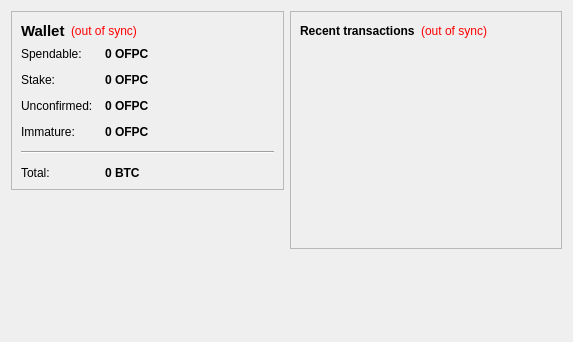
<?xml version="1.0" encoding="UTF-8"?>
<ui version="4.0">
 <class>OverviewPage</class>
 <widget class="QWidget" name="OverviewPage">
  <property name="geometry">
   <rect>
    <x>0</x>
    <y>0</y>
    <width>573</width>
    <height>342</height>
   </rect>
  </property>
  <property name="windowTitle">
   <string>Form</string>
  </property>
  <layout class="QHBoxLayout" name="horizontalLayout" stretch="1,1">
   <item>
    <layout class="QVBoxLayout" name="verticalLayout_2">
     <item>
      <widget class="QFrame" name="frame">
       <property name="frameShape">
        <enum>QFrame::StyledPanel</enum>
       </property>
       <property name="frameShadow">
        <enum>QFrame::Raised</enum>
       </property>
       <layout class="QVBoxLayout" name="verticalLayout_4">
        <item>
         <layout class="QHBoxLayout" name="horizontalLayout_4">
          <item>
           <widget class="QLabel" name="label_5">
            <property name="font">
             <font>
              <pointsize>11</pointsize>
              <weight>75</weight>
              <bold>true</bold>
             </font>
            </property>
            <property name="text">
             <string>Wallet</string>
            </property>
           </widget>
          </item>
          <item>
           <widget class="QLabel" name="labelWalletStatus">
            <property name="toolTip">
             <string>The displayed information may be out of date. Your wallet automatically synchronizes with the OfflinePartyCoin network after a connection is established, but this process has not completed yet.</string>
            </property>
            <property name="styleSheet">
             <string notr="true">QLabel { color: red; }</string>
            </property>
            <property name="text">
             <string notr="true">(out of sync)</string>
            </property>
            <property name="alignment">
             <set>Qt::AlignLeading|Qt::AlignLeft|Qt::AlignVCenter</set>
            </property>
           </widget>
          </item>
          <item>
           <spacer name="horizontalSpacer_2">
            <property name="orientation">
             <enum>Qt::Horizontal</enum>
            </property>
            <property name="sizeHint" stdset="0">
             <size>
              <width>40</width>
              <height>20</height>
             </size>
            </property>
           </spacer>
          </item>
         </layout>
        </item>
        <item>
         <layout class="QFormLayout" name="formLayout_2">
          <property name="fieldGrowthPolicy">
           <enum>QFormLayout::AllNonFixedFieldsGrow</enum>
          </property>
          <property name="horizontalSpacing">
           <number>12</number>
          </property>
          <property name="verticalSpacing">
           <number>12</number>
          </property>
          <item row="0" column="0">
           <widget class="QLabel" name="label">
            <property name="text">
             <string>Spendable:</string>
            </property>
           </widget>
          </item>
          <item row="0" column="1">
           <widget class="QLabel" name="labelBalance">
            <property name="font">
             <font>
              <weight>75</weight>
              <bold>true</bold>
             </font>
            </property>
            <property name="cursor">
             <cursorShape>IBeamCursor</cursorShape>
            </property>
            <property name="toolTip">
             <string>Your current spendable balance</string>
            </property>
            <property name="text">
             <string notr="true">0 OFPC</string>
            </property>
            <property name="textInteractionFlags">
             <set>Qt::LinksAccessibleByMouse|Qt::TextSelectableByKeyboard|Qt::TextSelectableByMouse</set>
            </property>
           </widget>
          </item>
          <item row="1" column="0">
           <widget class="QLabel" name="label_6">
            <property name="text">
             <string>Stake:</string>
            </property>
           </widget>
          </item>
          <item row="1" column="1">
           <widget class="QLabel" name="labelStake">
            <property name="font">
             <font>
              <weight>75</weight>
              <bold>true</bold>
             </font>
            </property>
            <property name="cursor">
             <cursorShape>IBeamCursor</cursorShape>
            </property>
            <property name="toolTip">
             <string>Total of coins that was staked, and do not yet count toward the current balance</string>
            </property>
            <property name="text">
             <string notr="true">0 OFPC</string>
            </property>
            <property name="textInteractionFlags">
             <set>Qt::LinksAccessibleByMouse|Qt::TextSelectableByKeyboard|Qt::TextSelectableByMouse</set>
            </property>
           </widget>
          </item>
          <item row="2" column="0">
           <widget class="QLabel" name="label_3">
            <property name="text">
             <string>Unconfirmed:</string>
            </property>
           </widget>
          </item>
          <item row="2" column="1">
           <widget class="QLabel" name="labelUnconfirmed">
            <property name="font">
             <font>
              <weight>75</weight>
              <bold>true</bold>
             </font>
            </property>
            <property name="cursor">
             <cursorShape>IBeamCursor</cursorShape>
            </property>
            <property name="toolTip">
             <string>Total of transactions that have yet to be confirmed, and do not yet count toward the current balance</string>
            </property>
            <property name="text">
             <string notr="true">0 OFPC</string>
            </property>
            <property name="textInteractionFlags">
             <set>Qt::LinksAccessibleByMouse|Qt::TextSelectableByKeyboard|Qt::TextSelectableByMouse</set>
            </property>
           </widget>
          </item>
          <item row="3" column="0">
           <widget class="QLabel" name="labelImmatureText">
            <property name="text">
             <string>Immature:</string>
            </property>
           </widget>
          </item>
          <item row="3" column="1">
           <widget class="QLabel" name="labelImmature">
            <property name="font">
             <font>
              <weight>75</weight>
              <bold>true</bold>
             </font>
            </property>
            <property name="toolTip">
             <string>Mined balance that has not yet matured</string>
            </property>
            <property name="text">
             <string notr="true">0 OFPC</string>
            </property>
            <property name="textInteractionFlags">
             <set>Qt::LinksAccessibleByMouse|Qt::TextSelectableByKeyboard|Qt::TextSelectableByMouse</set>
            </property>
           </widget>
          </item>
          <item row="4" column="0" colspan="2">
           <widget class="Line" name="line">
            <property name="orientation">
             <enum>Qt::Horizontal</enum>
            </property>
           </widget>
          </item>
          <item row="5" column="0">
           <widget class="QLabel" name="labelTotalText">
            <property name="text">
             <string>Total:</string>
            </property>
           </widget>
          </item>
          <item row="5" column="1">
           <widget class="QLabel" name="labelTotal">
            <property name="font">
             <font>
              <weight>75</weight>
              <bold>true</bold>
             </font>
            </property>
            <property name="cursor">
             <cursorShape>IBeamCursor</cursorShape>
            </property>
            <property name="toolTip">
             <string>Your current total balance</string>
            </property>
            <property name="text">
             <string notr="true">0 BTC</string>
            </property>
            <property name="textInteractionFlags">
             <set>Qt::LinksAccessibleByMouse|Qt::TextSelectableByKeyboard|Qt::TextSelectableByMouse</set>
            </property>
           </widget>
          </item>
         </layout>
        </item>
       </layout>
      </widget>
     </item>
     <item>
      <spacer name="verticalSpacer">
       <property name="orientation">
        <enum>Qt::Vertical</enum>
       </property>
       <property name="sizeHint" stdset="0">
        <size>
         <width>20</width>
         <height>40</height>
        </size>
       </property>
      </spacer>
     </item>
    </layout>
   </item>
   <item>
    <layout class="QVBoxLayout" name="verticalLayout_3">
     <item>
      <widget class="QFrame" name="frame_2">
       <property name="frameShape">
        <enum>QFrame::StyledPanel</enum>
       </property>
       <property name="frameShadow">
        <enum>QFrame::Raised</enum>
       </property>
       <layout class="QVBoxLayout" name="verticalLayout">
        <item>
         <layout class="QHBoxLayout" name="horizontalLayout_2">
          <item>
           <widget class="QLabel" name="label_4">
            <property name="text">
             <string>&lt;b&gt;Recent transactions&lt;/b&gt;</string>
            </property>
           </widget>
          </item>
          <item>
           <widget class="QLabel" name="labelTransactionsStatus">
            <property name="toolTip">
             <string>The displayed information may be out of date. Your wallet automatically synchronizes with the OfflinePartyCoin network after a connection is established, but this process has not completed yet.</string>
            </property>
            <property name="styleSheet">
             <string notr="true">QLabel { color: red; }</string>
            </property>
            <property name="text">
             <string notr="true">(out of sync)</string>
            </property>
            <property name="alignment">
             <set>Qt::AlignRight|Qt::AlignTrailing|Qt::AlignVCenter</set>
            </property>
           </widget>
          </item>
          <item>
           <spacer name="horizontalSpacer">
            <property name="orientation">
             <enum>Qt::Horizontal</enum>
            </property>
            <property name="sizeHint" stdset="0">
             <size>
              <width>40</width>
              <height>20</height>
             </size>
            </property>
           </spacer>
          </item>
         </layout>
        </item>
        <item>
         <widget class="QListView" name="listTransactions">
          <property name="styleSheet">
           <string notr="true">QListView { background: transparent; }</string>
          </property>
          <property name="frameShape">
           <enum>QFrame::NoFrame</enum>
          </property>
          <property name="verticalScrollBarPolicy">
           <enum>Qt::ScrollBarAlwaysOff</enum>
          </property>
          <property name="horizontalScrollBarPolicy">
           <enum>Qt::ScrollBarAlwaysOff</enum>
          </property>
          <property name="selectionMode">
           <enum>QAbstractItemView::NoSelection</enum>
          </property>
         </widget>
        </item>
       </layout>
      </widget>
     </item>
     <item>
      <spacer name="verticalSpacer_2">
       <property name="orientation">
        <enum>Qt::Vertical</enum>
       </property>
       <property name="sizeHint" stdset="0">
        <size>
         <width>20</width>
         <height>40</height>
        </size>
       </property>
      </spacer>
     </item>
    </layout>
   </item>
  </layout>
 </widget>
 <resources/>
 <connections/>
</ui>
